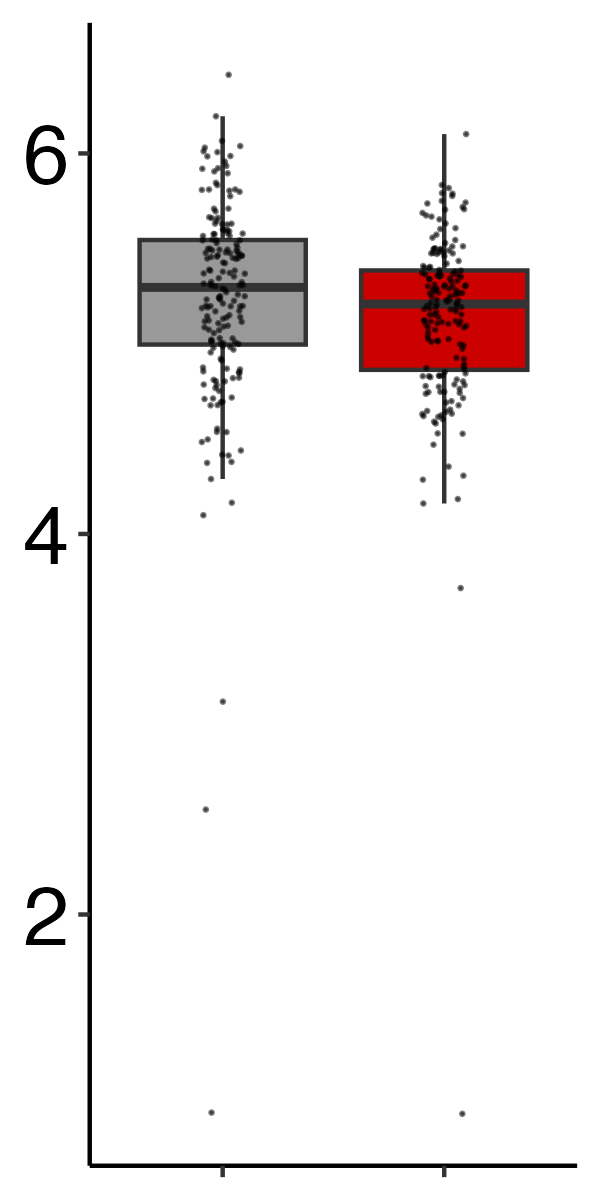

Source code (R):

###############################################################
########### COMPUTE P53 TARGET GENE SCORES: BEATAML ###########
###############################################################

# Load packages
library(data.table)
library(plyr)
library(ggplot2)

# Read patient-level file
df <- read.table("../../../Sources/BeatAML/Master.txt", sep="\t", header=TRUE, stringsAsFactors=FALSE)

# Remove entries with missing expression data
df <- df[which(!is.na(df$erythroid.score)), ]

# Read expression files
    # Matrix
    path <- "../../../Sources/BeatAML/FPKM/"
    file <- "FPKM.txt"
    df.exp <- as.data.frame(fread(paste(path, file, sep=""), sep="\t", header=TRUE, stringsAsFactors=FALSE))

    row.names(df.exp) <- df.exp$gene_id
    df.exp$gene_id <- NULL
    
    # featureData
    path <- "../../../Sources/BeatAML/FPKM/"
    file <- "FPKM_featureData.txt"
    df.exp.feature <- as.data.frame(fread(paste(path, file, sep=""), sep="\t", header=TRUE, stringsAsFactors=FALSE))

# Transform and censor values
df.exp <- log2(df.exp + 1)
df.exp[df.exp < 1] <- 0

# Define gene set
path <- "../../FigureS4/FigureS4c_revised/"
file <- "Fischer-HSPC MUT Direction.txt"
gene.set <- read.table(paste(path, file, sep=""), sep="\t", header=TRUE, stringsAsFactors=FALSE)

gene_short_names <- gene.set[which(gene.set$direction=="Overlap: Fischer up_HSPC MUT down"), "gene_short_name"]
length(gene_short_names)

# Check for non-matches
setdiff(gene_short_names, df.exp.feature$gene_short_name)
# [1] "RARRES3"

grep("PLAAT4", df.exp.feature$gene_short_name, value=TRUE)

gene_short_names <- gsub("RARRES3", "PLAAT4", gene_short_names, fixed=TRUE)

setdiff(gene_short_names, df.exp.feature$gene_short_name) # All genes found

# Subset gene set
df.exp.feature <- df.exp.feature[which(df.exp.feature$gene_short_name %in% gene_short_names), ]
df.exp <- df.exp[df.exp.feature$gene_id, ]

# Compute score
. <- apply(df.exp, 2, function(x) {mean(x)})
. <- data.frame("patient.id"=names(.), "score"=as.numeric(.), stringsAsFactors=FALSE)

# Annotate
df <- join(df, ., by="patient.id", type="left")
sum(is.na(df$score))

names(df)[which(names(df)=="score")] <- "p53.score"

# Save file
write.table(df[,c("patient.id", "p53.score")], "p53 Score_Fisher up_HSPC MUT down.txt", sep="\t", col.names=TRUE, row.names=FALSE, quote=FALSE)

###############################################################
########### P53 TARGET GENE SCORES VS ERY-HIGH/LOW ############
###############################################################

# Load packages
library(plyr)
library(ggplot2)

# Read patient-level file
path <- "../../../Sources/BeatAML/"
file <- "Master.txt"
df <- read.table(paste(path, file, sep=""), sep="\t", header=TRUE, stringsAsFactors=FALSE)

# Remove entries with missing expression data
df <- df[which(!is.na(df$erythroid.score)), ]

# Annotate p53 score
    # Read file
    score <- read.table("p53 Score_Fisher up_HSPC MUT down.txt", sep="\t", header=TRUE, stringsAsFactors=FALSE)

    # Annotate
    df <- join(df, score, by="patient.id", type="left")

#################################################################
######################## erythroid.score ########################
#################################################################

# Binarize ery score: erythroid.greenleaf.score
df$score.bi <- ifelse(df$erythroid.score < median(df$erythroid.score), "low", "high")
df$score.bi <- factor(df$score.bi, levels=c("low", "high"))
table(df$score.bi)
    
# Set factor levels
table(df$score.bi)
df$score.bi <- factor(df$score.bi,
                      levels=c("low", "high")
                      )
                      
# Boxplot
    # Definition
    data <- df
    x <- data$score.bi
    y <- data$p53.score
    z <- data$score.bi
    maintitle <- ""
    xtitle <- ""
    ytitle <- "p53 target gene scores"
    legendtitle <- "Ery"
    
    # Plot
    plot <- ggplot() +
            geom_boxplot(data, mapping=aes(x=x, y=y, fill=z), outlier.shape=NA, show.legend = FALSE) +
            scale_fill_manual(values=c("grey60","red3"))+
            geom_jitter(data, mapping=aes(x=x, y=y), position=position_jitter(width=0.1, height=0), size=0.1,alpha=0.5) +
            theme(panel.grid.major = element_blank(),
              panel.grid.minor = element_blank(),
              panel.background = element_blank(),
              panel.border=element_blank(),
              axis.line.y.left = element_line(color="black"),
              axis.line.x = element_line(color="black"),
              axis.title=element_text(size=12),
              axis.text=element_text(size=12),
              axis.text.x=element_blank(),
              axis.text.y=element_text(size=20, colour="black"),
              axis.title.x=element_blank(),
              axis.title.y=element_blank()
      )

    # Save file
    ggsave("FigureS5k.png", plot, width=2, height=4)

# Wilcox
wilcox.test(y ~ x)$p.value # 0.0135901

